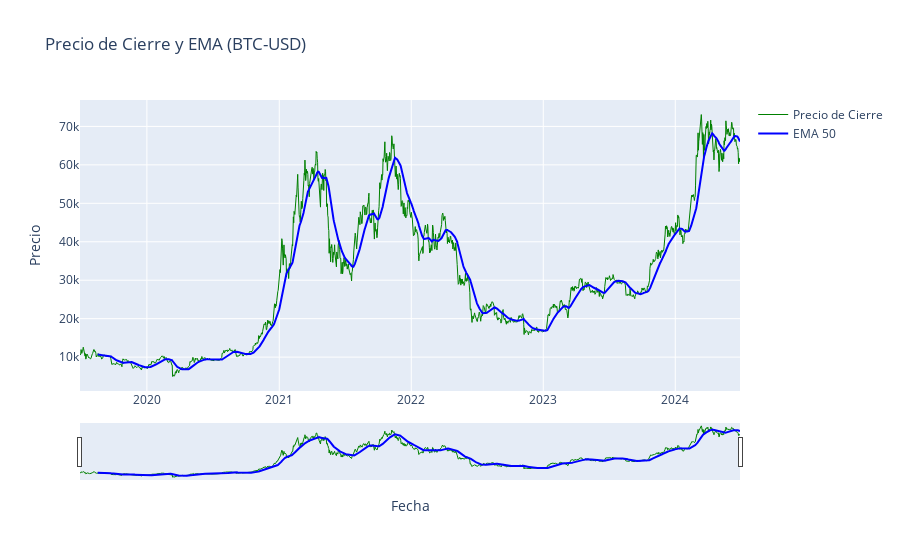

Notebook cell for this chart:
### Code cell
# Crear el gráfico interactivo con Plotly
fig = go.Figure()

# Añadir serie de precios de cierre
fig.add_trace(go.Scatter(x=data.index, y=data[nombre_columna_precio], 
                         mode='lines', name='Precio de Cierre', 
                         line=dict(color='green', width=1)))

# Añadir SMA de 50 períodos
fig.add_trace(go.Scatter(x=data.index, y=data[nombre_pd_ta], 
                         mode='lines', name='EMA ' +str(periodo), 
                         line=dict(color='blue', width=2)))

# Personalizar el diseño del gráfico
fig.update_layout(title=f'Precio de Cierre y EMA ({ticker_symbol})',
                  xaxis_title='Fecha',
                  yaxis_title='Precio',
                  xaxis_rangeslider_visible=True)

# Mostrar el gráfico interactivo
fig.show()

### Figure 1 — Plotly figure (JSON) as saved in the notebook; plotly's stock layout.template omitted (floating-point values rounded to 4 significant figures; data arrays with more than 128 entries replaced by an {"elided": "..."} marker saying what was removed)
{"data": [{"line": {"color": "green", "width": 1}, "mode": "lines", "name": "Precio de Cierre", "type": "scatter", "x": {"elided": "1826 str values"}, "y": {"elided": "1826 float values"}}, {"line": {"color": "blue", "width": 2}, "mode": "lines", "name": "EMA 50", "type": "scatter", "x": {"elided": "1826 str values"}, "y": {"elided": "1826 float values"}}], "layout": {"title": {"text": "Precio de Cierre y EMA (BTC-USD)"}, "xaxis": {"rangeslider": {"visible": true}, "title": {"text": "Fecha"}}, "yaxis": {"title": {"text": "Precio"}}}}
